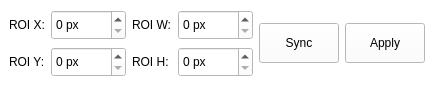
<?xml version="1.0" encoding="UTF-8"?>
<ui version="4.0">
 <class>Form</class>
 <widget class="QWidget" name="Form">
  <property name="geometry">
   <rect>
    <x>0</x>
    <y>0</y>
    <width>388</width>
    <height>88</height>
   </rect>
  </property>
  <property name="windowTitle">
   <string>Form</string>
  </property>
  <property name="styleSheet">
   <string notr="true">QWidget {background: #fff;}

*[class~=&quot;QPushButton&quot;] {border:0px; padding: 5px; padding-left:10px; padding-right: 10px;}
*[class~=&quot;QPushButton&quot;]:hover {background-color: #eee; color: #000;}
*[class~=&quot;QPushButton&quot;]:pressed {background-color:#ecc}

*[class~=&quot;QSpinBox&quot;] {border: 2px solid #ccc;}
*[class~=&quot;QSpinBox&quot;]:hover {border: 2px solid #ecc;}

*[class~=&quot;QSpinBox&quot;]::up-button {subcontrol-origin: border;
    subcontrol-position: top right; 
    width: 20px; 
    border-image: url(:/buttons/images/spinup.png) 0.5;
    border-width: 1px;}
*[class~=&quot;QSpinBox&quot;]::up-button:pressed {background-color: #ecc;}
*[class~=&quot;QSpinBox&quot;]::up-button:hover {background-color: #eee;}

*[class~=&quot;QSpinBox&quot;]::down-button {subcontrol-origin: border;
    subcontrol-position: bottom right; 
    width: 20px; 
    border-image: url(:/buttons/images/spindown.png) 0.5;
    border-width: 1px;}
*[class~=&quot;QSpinBox&quot;]::down-button:pressed {background-color: #ecc;}
*[class~=&quot;QSpinBox&quot;]::down-button:hover {background-color: #eee;}

*[class~=&quot;QGraphicsView&quot;]::down-button:hover {border: 0px solid #000;}

*[class~=&quot;QLabel&quot;]#lbl_center {font-weight:bold; color: #a00;}
*[class~=&quot;QLabel&quot;]#lbl_fwhmx {font-weight:bold; color: #a00;}
*[class~=&quot;QLabel&quot;]#lbl_fwhmy {font-weight:bold; color: #a00;}</string>
  </property>
  <layout class="QGridLayout" name="gridLayout">
   <property name="margin">
    <number>0</number>
   </property>
   <item row="0" column="0">
    <widget class="QWidget" name="widget" native="true">
     <layout class="QGridLayout" name="gridLayout_2">
      <item row="0" column="3">
       <widget class="QLabel" name="label_3">
        <property name="text">
         <string>ROI W:</string>
        </property>
       </widget>
      </item>
      <item row="0" column="0">
       <widget class="QLabel" name="label">
        <property name="text">
         <string>ROI X:</string>
        </property>
       </widget>
      </item>
      <item row="1" column="3">
       <widget class="QLabel" name="label_4">
        <property name="text">
         <string>ROI H:</string>
        </property>
       </widget>
      </item>
      <item row="1" column="0">
       <widget class="QLabel" name="label_2">
        <property name="text">
         <string>ROI Y:</string>
        </property>
       </widget>
      </item>
      <item row="1" column="4">
       <widget class="QDoubleSpinBox" name="dsb_roih">
        <property name="minimumSize">
         <size>
          <width>75</width>
          <height>30</height>
         </size>
        </property>
        <property name="suffix">
         <string> px</string>
        </property>
        <property name="decimals">
         <number>0</number>
        </property>
        <property name="minimum">
         <double>0.000000000000000</double>
        </property>
        <property name="maximum">
         <double>3000.000000000000000</double>
        </property>
        <property name="value">
         <double>0.000000000000000</double>
        </property>
       </widget>
      </item>
      <item row="0" column="4">
       <widget class="QDoubleSpinBox" name="dsb_roiw">
        <property name="minimumSize">
         <size>
          <width>75</width>
          <height>30</height>
         </size>
        </property>
        <property name="suffix">
         <string> px</string>
        </property>
        <property name="decimals">
         <number>0</number>
        </property>
        <property name="minimum">
         <double>0.000000000000000</double>
        </property>
        <property name="maximum">
         <double>1000.000000000000000</double>
        </property>
        <property name="value">
         <double>0.000000000000000</double>
        </property>
       </widget>
      </item>
      <item row="0" column="7" rowspan="2">
       <widget class="QPushButton" name="btn_roiapply">
        <property name="minimumSize">
         <size>
          <width>0</width>
          <height>40</height>
         </size>
        </property>
        <property name="text">
         <string>Apply</string>
        </property>
       </widget>
      </item>
      <item row="0" column="6" rowspan="2">
       <widget class="QPushButton" name="btn_roisync">
        <property name="minimumSize">
         <size>
          <width>0</width>
          <height>40</height>
         </size>
        </property>
        <property name="text">
         <string>Sync</string>
        </property>
       </widget>
      </item>
      <item row="1" column="1">
       <widget class="QDoubleSpinBox" name="dsb_roix">
        <property name="minimumSize">
         <size>
          <width>75</width>
          <height>30</height>
         </size>
        </property>
        <property name="suffix">
         <string> px</string>
        </property>
        <property name="decimals">
         <number>0</number>
        </property>
        <property name="minimum">
         <double>0.000000000000000</double>
        </property>
        <property name="maximum">
         <double>3000.000000000000000</double>
        </property>
        <property name="value">
         <double>0.000000000000000</double>
        </property>
       </widget>
      </item>
      <item row="0" column="1">
       <widget class="QDoubleSpinBox" name="dsb_roiy">
        <property name="minimumSize">
         <size>
          <width>75</width>
          <height>30</height>
         </size>
        </property>
        <property name="suffix">
         <string> px</string>
        </property>
        <property name="decimals">
         <number>0</number>
        </property>
        <property name="minimum">
         <double>0.000000000000000</double>
        </property>
        <property name="maximum">
         <double>3000.000000000000000</double>
        </property>
        <property name="value">
         <double>0.000000000000000</double>
        </property>
       </widget>
      </item>
     </layout>
    </widget>
   </item>
  </layout>
 </widget>
 <tabstops>
  <tabstop>dsb_roiw</tabstop>
  <tabstop>dsb_roih</tabstop>
  <tabstop>btn_roisync</tabstop>
  <tabstop>btn_roiapply</tabstop>
 </tabstops>
 <resources/>
 <connections/>
</ui>
